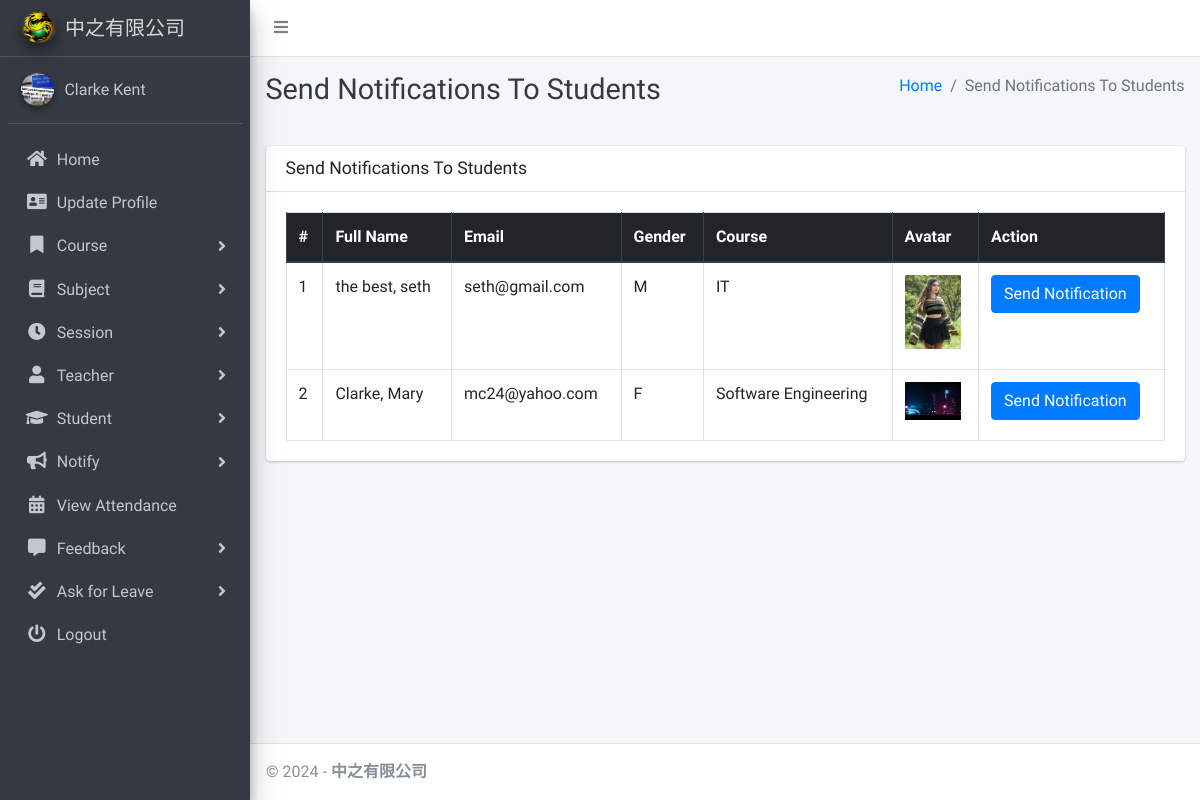
The page /admin_notify_student (signed in) on the database as committed earlier.
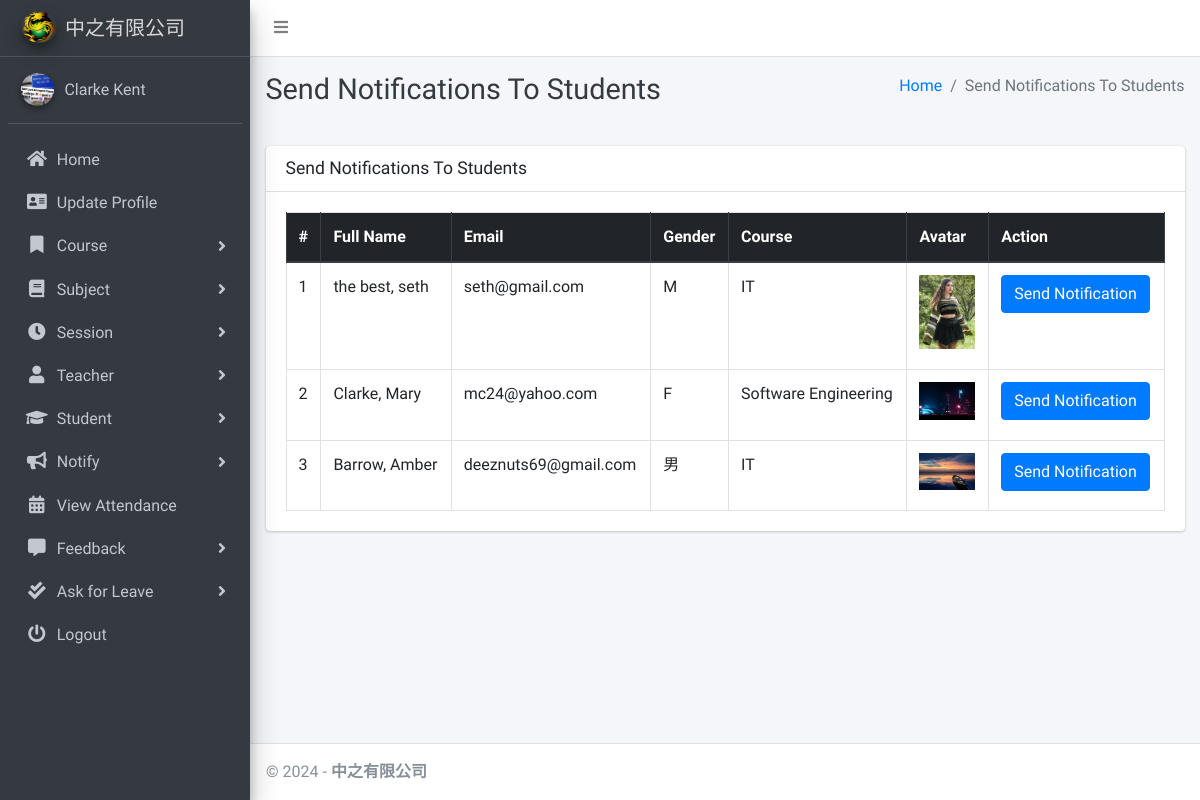
The same page on the database as committed later.
### main_app/models.py (models this page shows, shortened)
class CustomUser(AbstractUser):
    USER_TYPE = ((1, "HOD"), (2, "Teacher"), (3, "Student"))
    GENDER = [("M", "Male"), ("F", "Female")]
    username = None  # Removed username, using email instead
    email = models.EmailField(unique=True)
    user_type = models.CharField(default=1, choices=USER_TYPE, max_length=1)
    gender = models.CharField(max_length=1, choices=GENDER)
    profile_pic = models.ImageField()
    address = models.TextField()
    contact_num = models.TextField(default="")
    remark = models.TextField(default="")
    fcm_token = models.TextField(default="")  # For firebase notifications
    created_at = models.DateTimeField(auto_now_add=True)
    updated_at = models.DateTimeField(auto_now=True)
    USERNAME_FIELD = "email"
    REQUIRED_FIELDS = []
    objects = CustomUserManager()
    def __str__(self):
        return self.last_name + ", " + self.first_name

class Student(models.Model):
    admin = models.OneToOneField(CustomUser, on_delete=models.CASCADE)
    course = models.ForeignKey(Course, on_delete=models.DO_NOTHING, null=True, blank=False)
    session = models.ForeignKey(Session, on_delete=models.DO_NOTHING, null=True)
    date_of_birth = models.DateField(blank=True, null=True)
    reg_date = models.DateField(blank=True, null=True)
    state = models.CharField(max_length = 30, blank = True) #learning/completed/pending refund

class Course(models.Model):
    name = models.CharField(max_length=120)
    created_at = models.DateTimeField(auto_now_add=True)
    updated_at = models.DateTimeField(auto_now=True)

### main_app/hod_views.py (the view)
# urls.py: path("admin_notify_student", hod_views.admin_notify_student,
def admin_notify_student(request):
    student = CustomUser.objects.filter(user_type=3)
    context = {
        'page_title': "Send Notifications To Students",
        'students': student
    }
    return render(request, "hod_template/student_notification.html", context)

### main_app/templates/hod_template/student_notification.html (shortened to what this page needs)
{% extends 'main_app/base.html' %}
{% load static %}
{% block page_title %}{{page_title}}{% endblock page_title %}
{% block content %}
<section class="content">
    <div class="container-fluid">
        <div class="row">
            <div class="col-md-12">
                <div class="card">
                    <div class="card-header">
                        <h3 class="card-title">{{page_title}}</h3>
                    </div>
                    <div class="card-body">
                        <table id="example2" class="table table-bordered table-hover">
                            <thead class="thead-dark">
                                <tr>
                                    <th>#</th>
                                    <th>Full Name</th>
                                    <th>Email</th>
                                    <th>Gender</th>
                                    <th>Course</th>
                                    <th>Avatar</th>
                                    <th>Action</th>
                                </tr>
                            </thead>
                            <tbody>
                                {% for student in students %}
                                <tr>
                                    <td>{{ forloop.counter }}</td>
                                    <td>{{student.last_name}}, {{student.first_name}}</td>
                                    <td>{{student.email}}</td>
                                    <td>{{student.gender}}</td>
                                    <td>{{student.student.course.name}}</td>
                                    <td>
                                        {% if student.profile_pic == ""  %}
                                        No Image
                                        {% else %}
                                        <img class="img img-fluid mb-2" height="56" width="56"
                                            src="{{student.profile_pic}}" alt="">
                                        {% endif %}
                                    </td>
                                    <td><button data-toggle = "modal" data-target = "#myModal"class="btn btn-primary show_notification" value="{{student.id}}">Send Notification</button>
                                    </td>
                                </tr>
                                {% endfor %}
                            </tbody>
                        </table>
                    </div>
                </div>
            </div>
        </div>
    </div>
</section>
{% endblock content %}

Rows that differ between the two databases and show on the page:
added CustomUser: last_name "Barrow", first_name "Amber", email "deeznuts69@gmail.com", gender "男", student.course.name "IT", profile_pic (picture)
